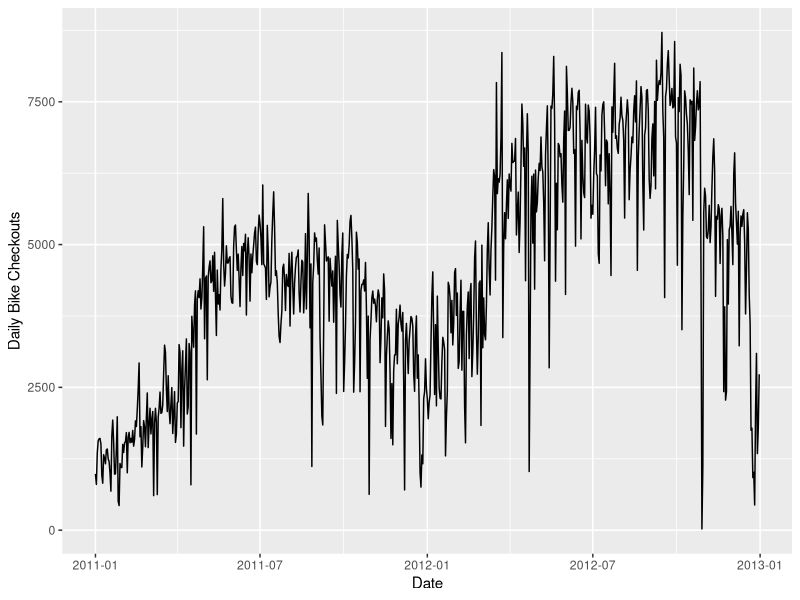
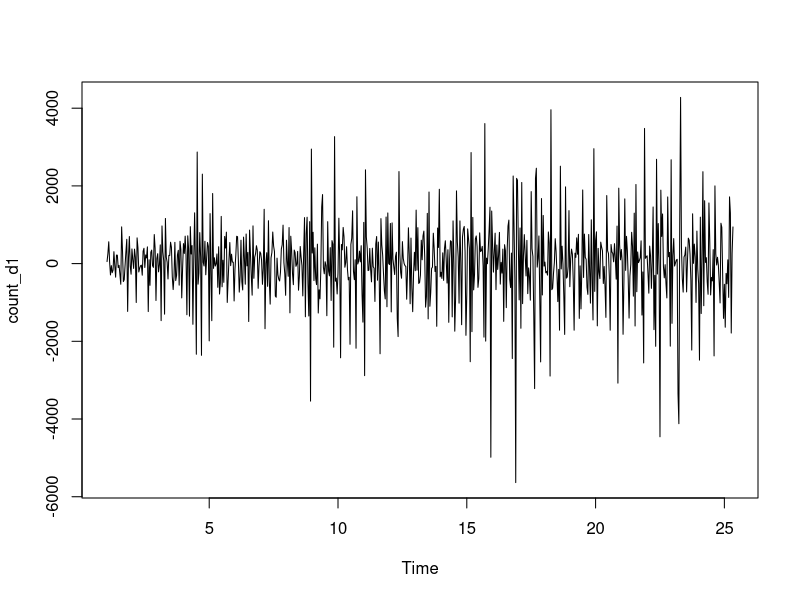
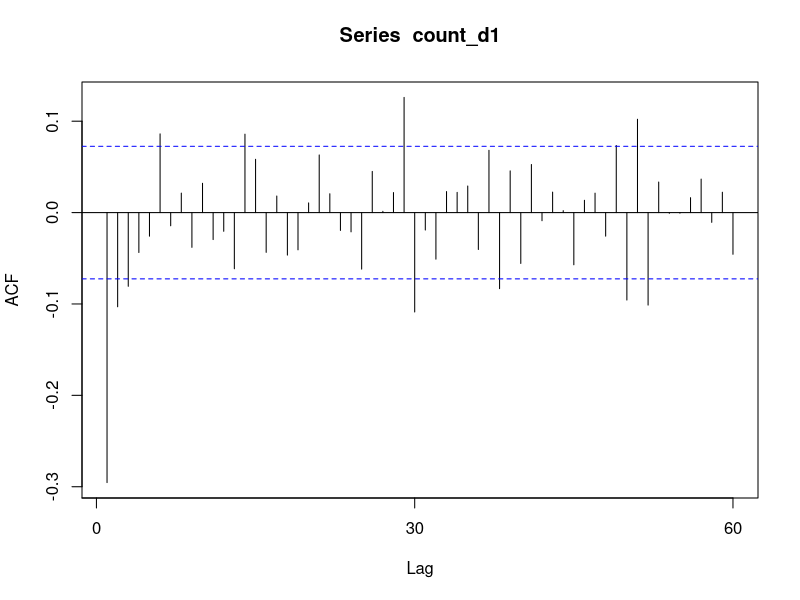
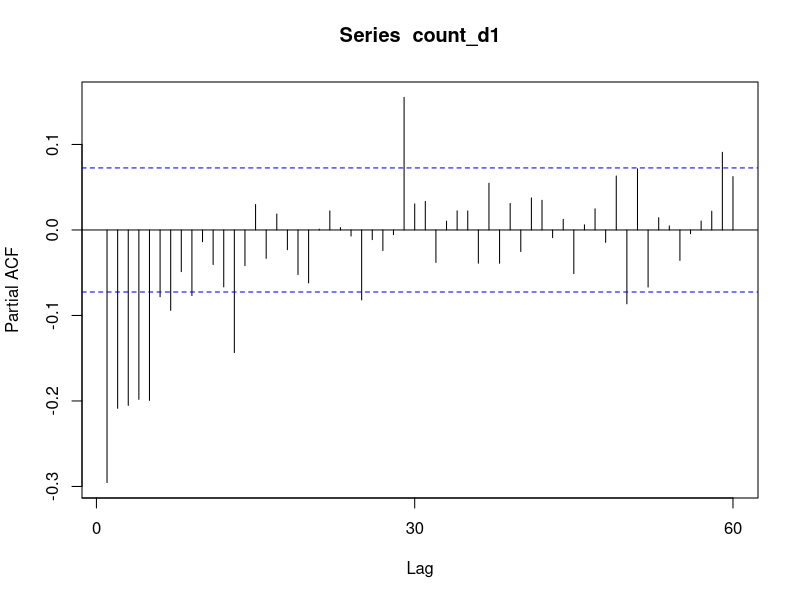
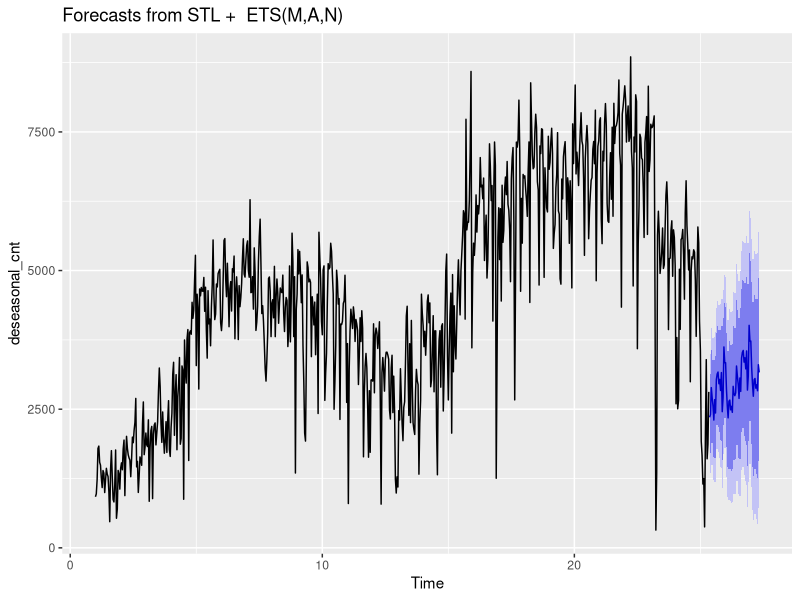

Source code (R) for these figures, in order:
## ---- chunk 1
#install.packages("forecast")
#install.packages("tseries")


library(forecast)
library(tseries)
library(psych)
library(tidyverse)
## ---- chunk 2
daily_data <- read_csv("day.csv", 
                       col_types = cols(Date = col_date("%m/%d/%Y")))
## ---- chunk 3
daily_data <- select(daily_data, Date, season, cnt)
## ---- chunk 4
describe(daily_data)
## ---- chunk 5
ggplot(daily_data, aes(x = Date, y = cnt)) + 
  geom_line() + 
  ylab("Daily Bike Checkouts") 
## ---- chunk 6
# Convert to a timeseries
count_ts <-  ts(daily_data$cnt)
## ---- chunk 7
# Data is not stationary we need to do a difference count
adf.test(count_ts)

## ---- chunk 8
# Set to 30 cases per month
count_ma <- ts(daily_data$cnt, frequency = 30) 
decomp <- stl(count_ma, s.window="periodic")

## ---- chunk 9
deseasonal_cnt <- seasadj(decomp)
count_d1 <-  diff(deseasonal_cnt, differences = 1)
plot(count_d1)
## ---- chunk 10
adf.test(count_d1)
## ---- chunk 11
Acf(count_d1)
## ---- chunk 12
Pacf(count_d1) 
## ---- chunk 13
arima1 <- arima(deseasonal_cnt, c(1,1,1))
summary(arima1)
confint(arima1)
# All confidence intervals are outside the bounds of 0, therefore, this is a good model. 
## ---- chunk 14
arima2 <- arima(deseasonal_cnt, c(1,1,2))
summary(arima2)
confint(arima2)
# The confindence intervals for ma2 contains 0, therefore, the previous model was better. No need to continue further.
## ---- chunk 15
arima3 <- arima(deseasonal_cnt, c(2,1,1))
summary(arima3)
confint(arima3)
# The confindence intervals for ar2 contains 0, therefore, the previous model was better. No need to continue further.
## ---- chunk 16
auto_arima <- auto.arima(deseasonal_cnt, seasonal= FALSE)
summary(auto_arima)
## ---- chunk 17
autoplot(forecast(deseasonal_cnt))
